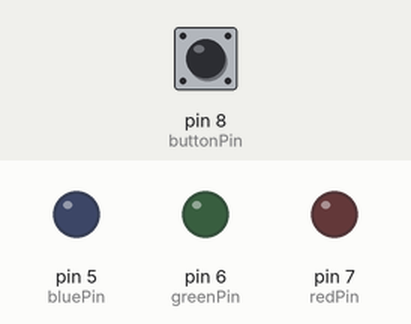
Recording of a sketch running on a simulated Arduino Uno, built with avr-gcc and run on an emulated ATmega328P. Shown: output pins drawn as LEDs (lit = HIGH). Inputs (shaded band) come from the test bench; at power-on: pin 8 (buttonPin) HIGH.

Above: at 1.2 s.
1.3 s: pin 8 (buttonPin) pulled LOW for 0.15 s
At 2.2 s:
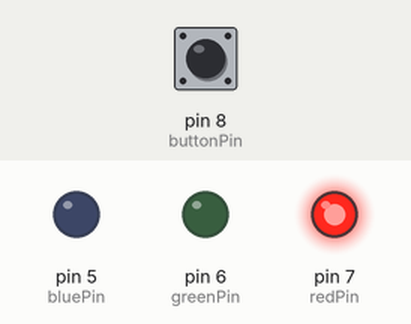
2.9 s: pin 8 (buttonPin) pulled LOW for 1 s
At 3.4 s:
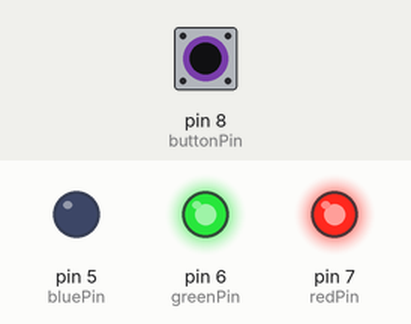
5.4 s: pin 8 (buttonPin) pulled LOW for 0.15 s
At 6.5 s:
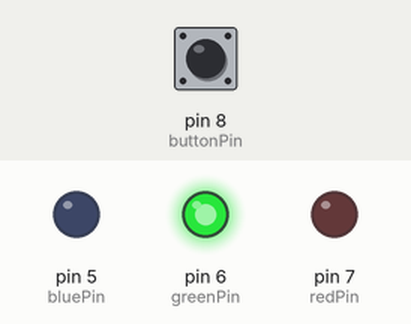
7.0 s: pin 8 (buttonPin) pulled LOW for 3.2 s
At 7.7 s:
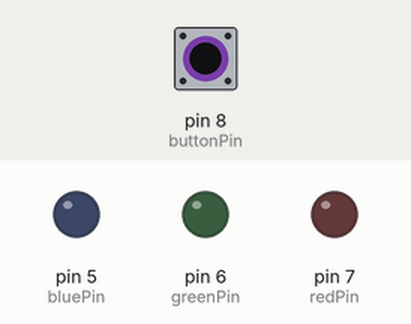
Timing chart, 0 to 10.0 s (numbered marks = the images above; inputs shaded):
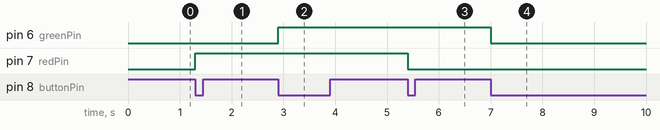

The sketch:

sketch.ino
```cpp
const int buttonPin = 8;
const int redPin = 7;
const int greenPin = 6;
const int bluePin = 5;

int ledState = 0;  // 0: Off, 1: Red, 2: Yellow, 3: Green
bool buttonPressed = false;

void setup() {
    pinMode(buttonPin, INPUT_PULLUP);
    pinMode(redPin, OUTPUT);
    pinMode(greenPin, OUTPUT);
    pinMode(bluePin, OUTPUT);
}

void loop() {
    if (digitalRead(buttonPin) == LOW) {
        if (!buttonPressed) {
            buttonPressed = true;
            ledState = (ledState + 1) % 4;
            updateLED();
            delay(300);
        }
    } else {
        buttonPressed = false;
    }
}

void updateLED() {
    switch (ledState) {
        case 0:  setColor(0, 0, 0); break;    // Off
        case 1:  setColor(255, 0, 0); break;  // Red
        case 2:  setColor(255, 255, 0); break;// Yellow
        case 3:  setColor(0, 255, 0); break;  // Green
    }
}

void setColor(int r, int g, int b) {
    analogWrite(redPin, r);
    analogWrite(greenPin, g);
    analogWrite(bluePin, b);
}
```

Measured:
- after the input at 1.3 s, pin 7 (redPin): LOW → HIGH at once
- after the input at 2.9 s, pin 6 (greenPin): LOW → HIGH at once
- after the input at 5.4 s, pin 7 (redPin): HIGH → LOW at once
- after the input at 7.0 s, pin 6 (greenPin): HIGH → LOW at once
